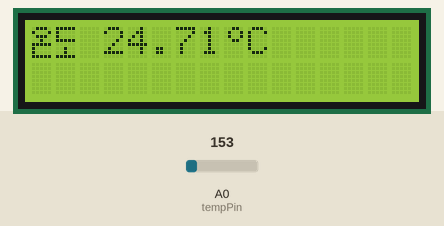
Recording of a sketch running on a simulated Arduino Uno, built with avr-gcc and run on an emulated ATmega328P. Shown: 16×2 character LCD. Inputs (shaded band) come from the test bench; at power-on: A0 (tempPin) = 153.

Above: at 1.2 s.
1.3 s: A0 (tempPin) set to 165
At 3.0 s:
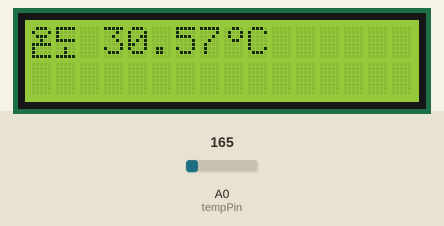
3.5 s: A0 (tempPin) set to 175
At 4.8 s:
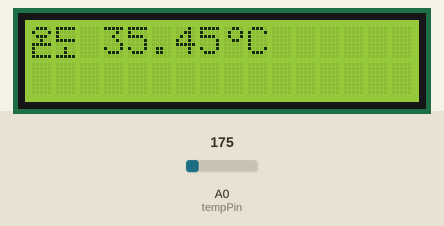
5.5 s: A0 (tempPin) set to 191
At 6.6 s:
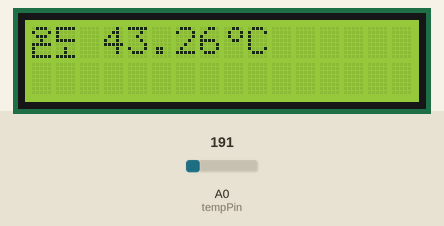
Timing chart, 0 to 8.5 s (numbered marks = the images above; inputs shaded):
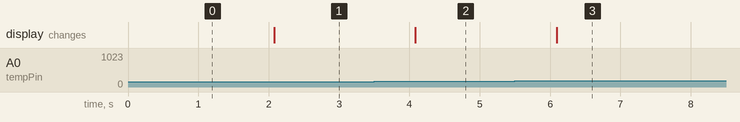

Measured:
- after the input at 1.3 s, the display: changes after 0.78 s (image 1)
- after the input at 3.5 s, the display: changes after 0.59 s (image 2)
- after the input at 5.5 s, the display: changes after 0.59 s (image 3)

The sketch:

18_CLCD2.ino
```cpp
#include <LiquidCrystal.h>

int tempPin=A0;

LiquidCrystal lcd(12, 11, 5, 4, 3, 2);

// 온
byte newChar1[8] = {
        B01110,
        B10001,
        B01110,
        B00100,
        B11111,
        B10000,
        B10000,
        B11111
};
//도
byte newChar2[8] = {
        B11111,
        B10000,
        B10000,
        B11111,
        B00000,
        B00100,
        B00100,
        B11111
};
//º
byte newChar3[8] = {
        B00110,
        B01001,
        B01001,
        B00110,
        B00000,
        B00000,
        B00000,
        B00000
};

void setup(){
  lcd.begin(16,2);
  lcd.createChar(0, newChar1);
  lcd.createChar(1, newChar2);
  lcd.createChar(2, newChar3);
}

void loop(){
  lcd.clear();
  lcd.setCursor(0,0);

  // 틴커캐드 내 TMP36 온도센서의 온도 공식, temp가 최종 온도 값
  int readValue=analogRead(tempPin);
  float voltage = readValue*5.0/1024.0;
  float temp=voltage*100-50;

  lcd.write(byte(0));
  lcd.write(byte(1));
  lcd.write(" ");
  lcd.print(temp);
  lcd.write(byte(2));
  lcd.write("C");
  delay(1000); // 1초에 한 번씩 샘플링
}
```
